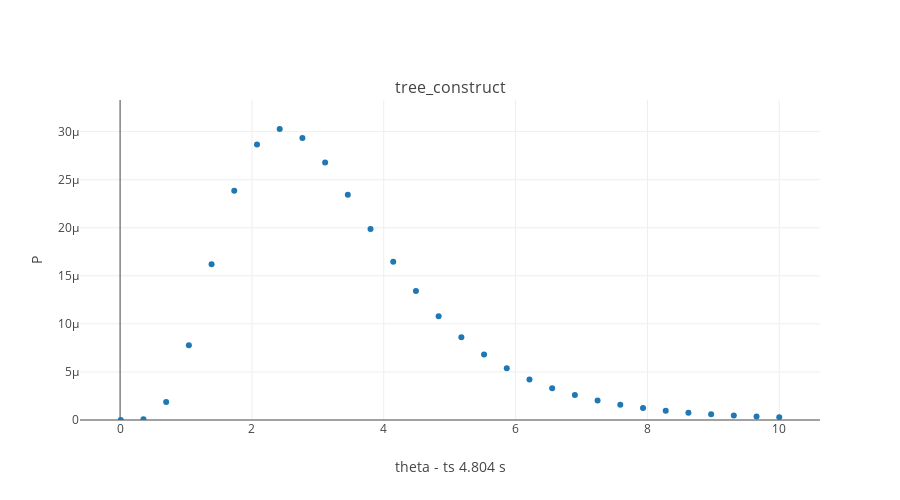

Write notebook code for a chart like this one.
### Markdown cell above
### Theta.

### Code cell
from structure_tools.Coal_probab import Ascent_return, tree_ascent
from structure_tools.Coalesce_plots import plot_rec_InfSites

func_names= ['tree_construct']
funcs= [
        Ascent_return      # runUp_balance # tree_construct
       ]

range_theta= np.linspace(0.01,10,30)

plot_rec_InfSites(point_up,root_lib,funcs,func_names,range_theta,height= 500)

### Figure 1 — Plotly figure (JSON) as saved in the notebook; plotly's stock layout.template omitted (floating-point values rounded to 4 significant figures)
{"data": [{"mode": "markers", "name": "tree_construct", "type": "scatter", "uid": "d40215d1-1142-41f0-8bd3-f15a9e83dfdb", "x": [0.01, 0.3545, 0.699, 1.043, 1.388, 1.732, 2.077, 2.421, 2.766, 3.11, 3.455, 3.799, 4.144, 4.488, 4.833, 5.177, 5.522, 5.866, 6.211, 6.555, 6.9, 7.244, 7.589, 7.933, 8.278, 8.622, 8.967, 9.311, 9.656, 10], "xaxis": "x", "y": [6.371e-18, 7.597e-08, 1.877e-06, 7.772e-06, 1.621e-05, 2.385e-05, 2.865e-05, 3.027e-05, 2.934e-05, 2.678e-05, 2.343e-05, 1.987e-05, 1.647e-05, 1.343e-05, 1.081e-05, 8.617e-06, 6.824e-06, 5.378e-06, 4.224e-06, 3.31e-06, 2.591e-06, 2.027e-06, 1.585e-06, 1.241e-06, 9.72e-07, 7.624e-07, 5.988e-07, 4.711e-07, 3.713e-07, 2.932e-07], "yaxis": "y"}], "layout": {"annotations": [{"font": {"size": 16}, "showarrow": false, "text": "tree_construct", "x": 0.5, "xanchor": "center", "xref": "paper", "y": 1, "yanchor": "bottom", "yref": "paper"}], "height": 500, "width": 900, "xaxis": {"anchor": "y", "domain": [0, 1], "title": {"text": "theta - ts 4.804 s"}}, "yaxis": {"anchor": "x", "domain": [0, 1], "range": [0, 3.329e-05], "title": {"text": "P"}}}}
